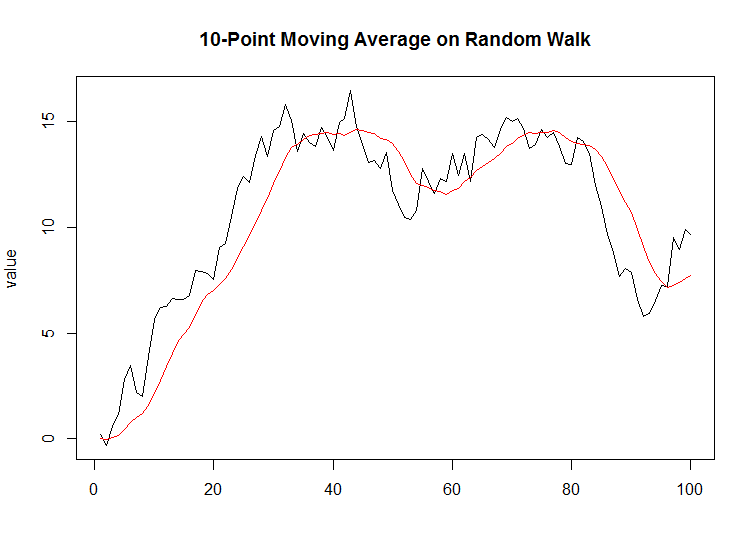

Source code (R):
# Clear memory
rm(list = ls())

# install.packages('signal')
library(signal)


# setwd('~/Tim_Radtke_NIC')

par(mfrow = c(1, 1), mar = c(5, 4, 4, 2), mgp = c(3, 1, 0))
set.seed(4)
n = 100
x = cumsum(rnorm(n))
z = fftfilt(rep(1, 10)/10, x)
plot(1:100, x, type = "l", main = "10-Point Moving Average on Random Walk", ylab = "value", xlab = "")
lines(1:100, z, col = "red")
